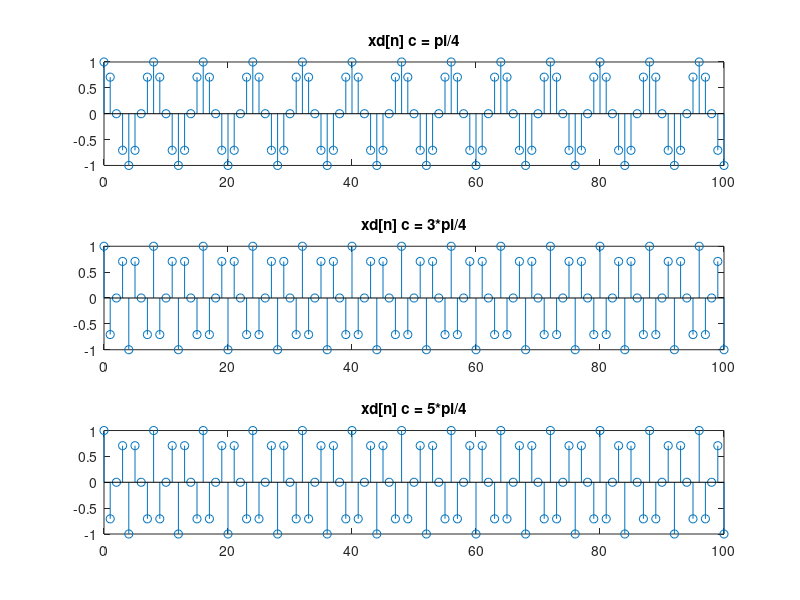

MATLAB code to generate this figure:
c = pi/4;
T = 1;
t = 0:100;
n = 0:100;
xd = cos(c*n*T);
subplot(3,1,1);
stem(t,xd);
title('xd[n] c = pi/4');
c = 3*pi/4;
xd = cos(c*n*T);
subplot(3,1,2);
stem(t,xd);
title('xd[n] c = 3*pi/4');
c = 5*pi/4;
xd = cos(c*n*T);
subplot(3,1,3);
stem(t,xd);
title('xd[n] c = 5*pi/4');
